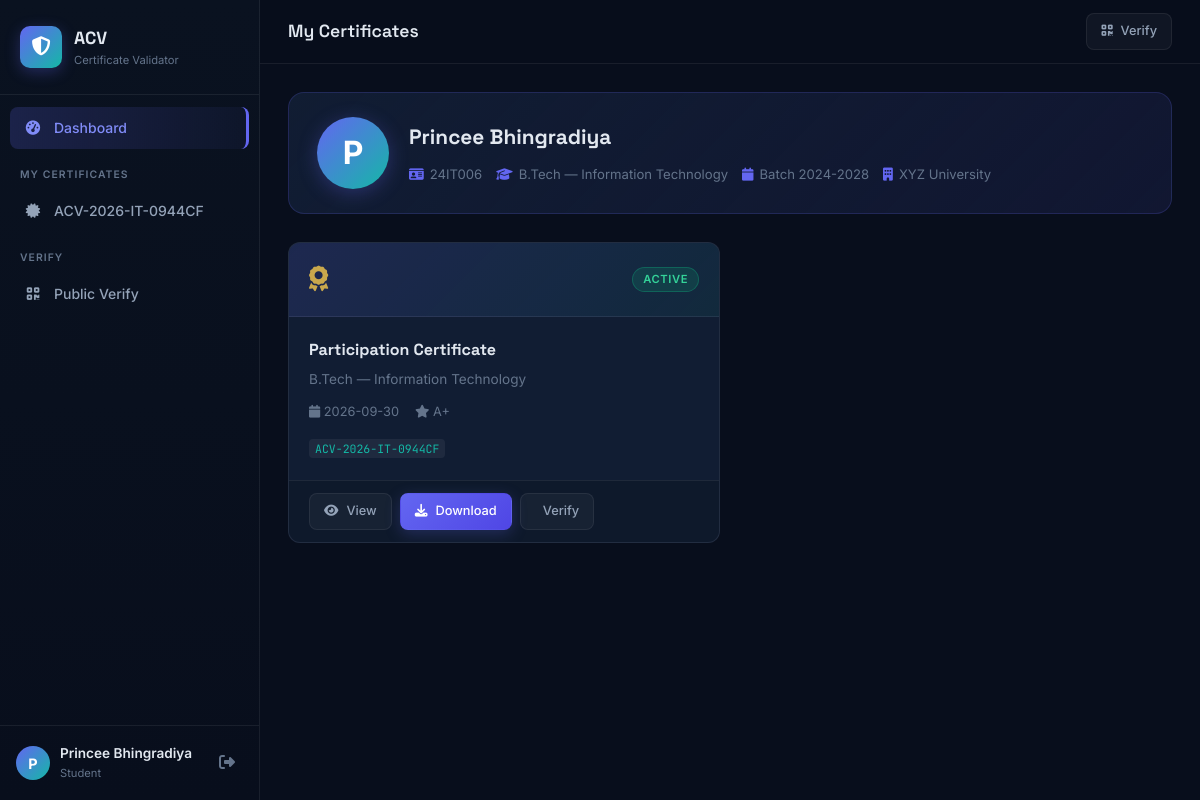
The page /student/dashboard (signed in) on the database its author committed.
### tables this page shows
CREATE TABLE certificates (
            id INTEGER PRIMARY KEY AUTOINCREMENT,
            certificate_id TEXT UNIQUE NOT NULL,
            student_id TEXT NOT NULL,
            student_name TEXT NOT NULL,
            certificate_type TEXT NOT NULL,
            course TEXT NOT NULL,
            branch TEXT NOT NULL,
            achievement TEXT,
            grade TEXT,
            percentage REAL,
            academic_year TEXT,
            issue_date TEXT NOT NULL,
            issuer_name TEXT NOT NULL,
            institution_name TEXT NOT NULL,
            certificate_hash TEXT NOT NULL,
            qr_path TEXT,
            pdf_path TEXT,
            status TEXT DEFAULT 'ACTIVE',
            revocation_reason TEXT,
            revoked_at TIMESTAMP,
            revoked_by INTEGER,
            created_by INTEGER,
            created_at TIMESTAMP DEFAULT CURRENT_TIMESTAMP,
            FOREIGN KEY (student_id) REFERENCES students(student_id)
        );

CREATE TABLE users (
            id INTEGER PRIMARY KEY AUTOINCREMENT,
            name TEXT NOT NULL,
            email TEXT UNIQUE NOT NULL,
            password_hash TEXT NOT NULL,
            role TEXT NOT NULL DEFAULT 'student',
            student_id TEXT,
            is_active INTEGER DEFAULT 1,
            created_at TIMESTAMP DEFAULT CURRENT_TIMESTAMP
        );

CREATE TABLE students (
            id INTEGER PRIMARY KEY AUTOINCREMENT,
            student_id TEXT UNIQUE NOT NULL,
            enrollment_number TEXT,
            name TEXT NOT NULL,
            email TEXT UNIQUE NOT NULL,
            phone TEXT,
            course TEXT NOT NULL,
            branch TEXT NOT NULL,
            semester TEXT,
            batch TEXT NOT NULL,
            college TEXT NOT NULL,
            admission_year INTEGER,
            graduation_year INTEGER,
            created_at TIMESTAMP DEFAULT CURRENT_TIMESTAMP
        );

### app/routes/student.py (the view)
@student_bp.route('/dashboard')
@student_required
def dashboard():
    db = get_db()
    student = db.execute('SELECT * FROM students WHERE student_id=?',
                         (current_user.student_id,)).fetchone()
    certs = db.execute(
        'SELECT * FROM certificates WHERE student_id=? ORDER BY created_at DESC',
        (current_user.student_id,)).fetchall()
    db.close()
    return render_template('student/dashboard.html', student=student, certificates=certs)

### app/models.py (called while the page is built)
    @property
    def is_active(self):
        return bool(self._is_active)

    @staticmethod
    def get_by_id(user_id):
        db = sqlite3.connect(current_app.config['DATABASE'])
        db.row_factory = sqlite3.Row
        row = db.execute('SELECT * FROM users WHERE id = ?', (user_id,)).fetchone()
        db.close()
        if row:
            return User(row['id'], row['name'], row['email'], row['role'],
                        row['student_id'], row['is_active'])
        return None

### app/routes/student.py (called while the page is built)
def student_required(f):
    @wraps(f)
    @login_required
    def decorated(*args, **kwargs):
        if current_user.role != 'student':
            flash('Access denied.', 'error')
            return redirect(url_for('auth.login'))
        return f(*args, **kwargs)
    return decorated

def get_db():
    db = sqlite3.connect(current_app.config['DATABASE'])
    db.row_factory = sqlite3.Row
    return db

### templates/student/dashboard.html (shortened to what this page needs)
{% extends "layout.html" %}
{% block page_title %}My Certificates{% endblock %}
{% block sidebar_nav %}
<a href="{{ url_for('student.dashboard') }}" class="nav-item active">
    <i class="fa-solid fa-gauge-high"></i><span>Dashboard</span>
</a>
<div class="nav-section">MY CERTIFICATES</div>
{% for cert in certificates %}
<a href="{{ url_for('student.view_certificate', cert_id=cert.certificate_id) }}" class="nav-item">
    <i class="fa-solid fa-certificate"></i>
    <span>{{ cert.certificate_id }}</span>
</a>
{% endfor %}
<div class="nav-section">VERIFY</div>
<a href="{{ url_for('verify.verify_index') }}" class="nav-item" target="_blank">
    <i class="fa-solid fa-qrcode"></i><span>Public Verify</span>
</a>
{% endblock %}
{% block content %}
{% if student %}
<div class="student-profile-card">
    <div class="profile-avatar">{{ student.name[0].upper() }}</div>
    <div class="profile-info">
        <h2>{{ student.name }}</h2>
        <div class="profile-meta">
            <span><i class="fa-solid fa-id-card"></i> {{ student.student_id }}</span>
            <span><i class="fa-solid fa-graduation-cap"></i> {{ student.course }} — {{ student.branch }}</span>
            <span><i class="fa-solid fa-calendar"></i> Batch {{ student.batch }}</span>
            <span><i class="fa-solid fa-building"></i> {{ student.college }}</span>
        </div>
    </div>
</div>
{% endif %}
<div class="cert-cards-grid">
    {% for cert in certificates %}
    <div class="cert-card">
        <div class="cert-card-header">
            <span class="cert-type-icon"><i class="fa-solid fa-award"></i></span>
            <span class="badge badge-{{ cert.status.lower() }}">{{ cert.status }}</span>
        </div>
        <div class="cert-card-body">
            <h3>{{ cert.certificate_type }}</h3>
            <p>{{ cert.course }} — {{ cert.branch }}</p>
            <div class="cert-card-meta">
                <span><i class="fa-solid fa-calendar"></i> {{ cert.issue_date }}</span>
                {% if cert.grade %}<span><i class="fa-solid fa-star"></i> {{ cert.grade }}</span>{% endif %}
            </div>
            <code class="cert-id-small">{{ cert.certificate_id }}</code>
        </div>
        <div class="cert-card-actions">
            <a href="{{ url_for('student.view_certificate', cert_id=cert.certificate_id) }}" class="btn btn-sm btn-ghost">
                <i class="fa-solid fa-eye"></i> View
            </a>
            <a href="{{ url_for('student.download_certificate', cert_id=cert.certificate_id) }}" class="btn btn-sm btn-primary">
                <i class="fa-solid fa-download"></i> Download
            </a>
            <a href="{{ url_for('verify.verify_by_id', cert_id=cert.certificate_id) }}" class="btn btn-sm btn-ghost" target="_blank">
                 Verify
            </a>
        </div>
    </div>
    {% else %}
    <div class="empty-state">
        <i class="fa-solid fa-certificate"></i>
        <h3>No Certificates Yet</h3>
        <p>Your certificates will appear here once issued by your institution.</p>
    </div>
    {% endfor %}
</div>
{% endblock %}

### templates/layout.html (shortened to what this page needs)
<!DOCTYPE html>
<html lang="en">
<head>
    <link rel="stylesheet" href="https://cdnjs.cloudflare.com/ajax/libs/font-awesome/6.5.0/css/all.min.css">
    <link rel="stylesheet" href="{{ url_for('static', filename='css/main.css') }}">
</head>
<body>
<div class="app-layout">
    <aside class="sidebar" id="sidebar">
        <div class="sidebar-brand">
            <div class="brand-icon"><i class="fa-solid fa-shield-halved"></i></div>
            <div class="brand-text">
                <span class="brand-name">ACV</span>
                <span class="brand-sub">Certificate Validator</span>
            </div>
        </div>
        <nav class="sidebar-nav">
            {% block sidebar_nav %}{% endblock %}
        </nav>
        <div class="sidebar-footer">
            <div class="sidebar-user">
                <div class="user-avatar">{{ current_user.name[0].upper() }}</div>
                <div class="user-info">
                    <span class="user-name">{{ current_user.name }}</span>
                    <span class="user-role">{{ current_user.role | title }}</span>
                </div>
            </div>
            <a href="{{ url_for('auth.logout') }}" class="sidebar-logout" title="Logout">
                <i class="fa-solid fa-right-from-bracket"></i>
            </a>
        </div>
    </aside>
    <div class="main-wrapper">
        <header class="topbar">
            <div class="topbar-title">
                <h1>{% block page_title %}Dashboard{% endblock %}</h1>
            </div>
            <div class="topbar-actions">
                <a href="{{ url_for('verify.verify_index') }}" class="btn btn-sm btn-ghost" target="_blank">
                    <i class="fa-solid fa-qrcode"></i> Verify
                </a>
            </div>
        </header>
        <main class="main-content">
            {% block content %}{% endblock %}
        </main>
    </div>
</div>
</body>
</html>

### rows shown on the page
certificates: certificate_id "ACV-2026-IT-0944CF", status "ACTIVE", certificate_type "Participation Certificate", course "B.Tech", branch "Information Technology", issue_date "2026-09-30", grade "A+"
users: name "P", name "Princee Bhingradiya", role "Student"
students: name "P", name "Princee Bhingradiya", student_id "24IT006", course "B.Tech", branch "Information Technology", batch "2024-2028", college "XYZ University"
